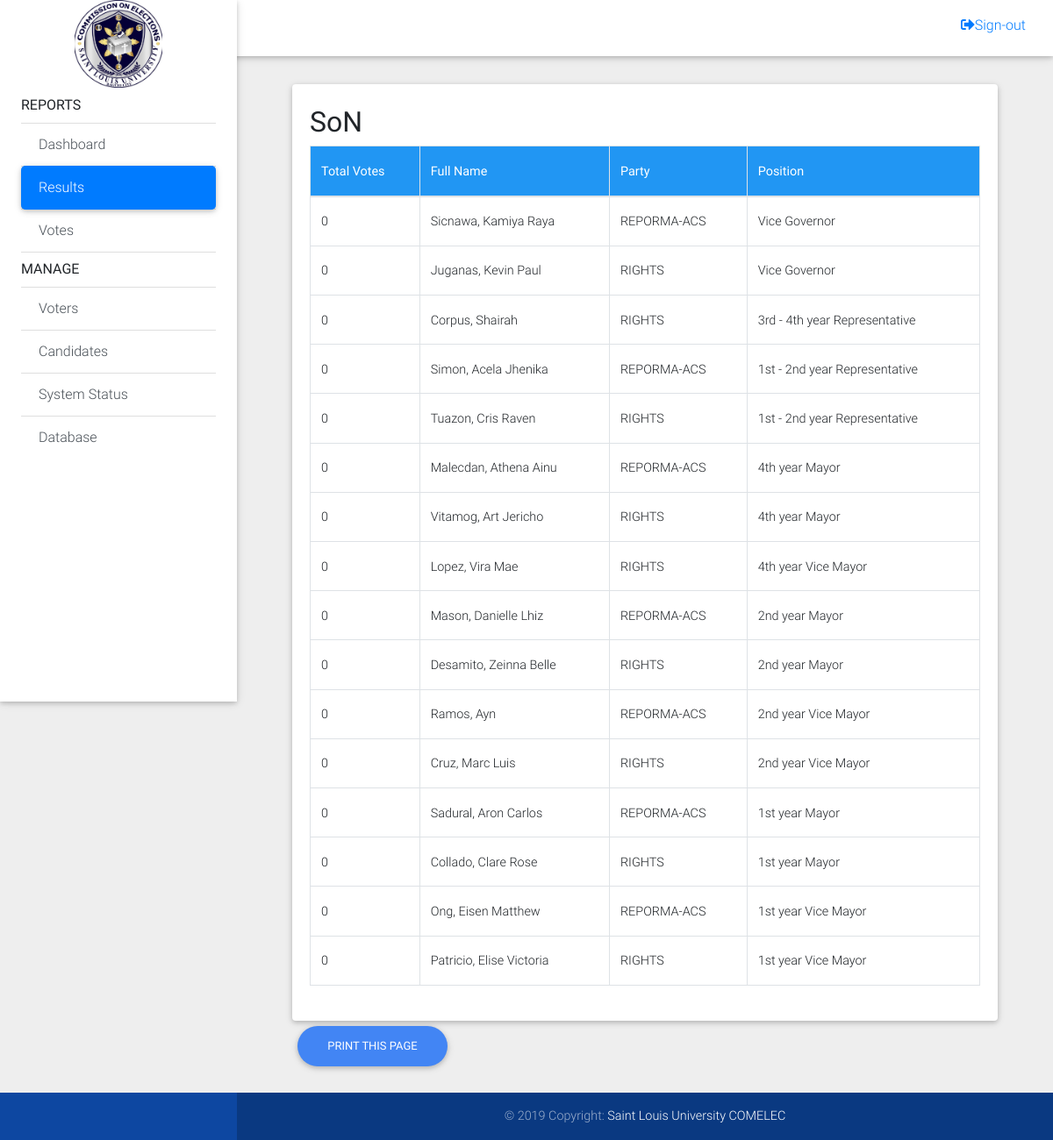
The page /comeleccommissioners/son.php (signed in) on the database its author committed.
### tables this page shows
CREATE TABLE IF NOT EXISTS `candidates` (
  `id` int(11) NOT NULL AUTO_INCREMENT,
  `position_id` int(11) NOT NULL,
  `firstname` varchar(30) NOT NULL,
  `lastname` varchar(30) NOT NULL,
  `photo` varchar(150) DEFAULT NULL,
  `party` varchar(200) NOT NULL,
  `nickname` varchar(200) NOT NULL,
  `school` varchar(200) NOT NULL,
  PRIMARY KEY (`id`)
);

CREATE TABLE IF NOT EXISTS `positions` (
  `id` int(11) NOT NULL AUTO_INCREMENT,
  `title` varchar(200) NOT NULL,
  `description` varchar(50) NOT NULL,
  `priority` int(11) NOT NULL,
  `department` varchar(200) NOT NULL,
  PRIMARY KEY (`id`)
);

### comeleccommissioners/son.php (the view, shortened to what this page needs)
<?php include 'includes/session.php'; ?>
<?php include 'includes/header.php'; ?>
<body class="grey lighten-3">
  <?php
  include 'includes/navbar.php'; ?>
  <main class="pt-5 mx-lg-5">
    <div class="container-fluid mt-5">
            <div class="row">
        <div class="col-md-12">
          <div class="card">
            <div class="card-body">
<h2 clas="text-center">SoN</h2>
<table class="table table-bordered table-hover" cellspacing="0" width="100%">
          <thead class="blue white-text">
            <tr>
              <th>Total Votes</th>
              <th>Full Name</th>
              <th>Party</th>
              <th>Position</th>
            </tr>
          </thead>
          <tbody>
            <?php
            $result3 = mysqli_query($conn, "SELECT * FROM positions join candidates on candidates.position_id = positions.id where department = 'SoN'");
            while ($row = mysqli_fetch_array($result3)) {
                $result4 = mysqli_query($conn, "SELECT count(votes.voters_id) from candidates join votes on candidates.id = votes.candidate_id where candidates.id = '".$row['id']."'");
                while ($row1 = mysqli_fetch_array($result4)) { ?>
            <tr>
              <td><?php echo $row1[0]; ?></td>
              <td><?php echo $row['lastname'];?><?php echo ", ";echo $row['firstname'];?></td>
              <td><?php echo $row['party'];?></td>
              <td><?php echo $row['title'];?></td>
            </tr>
            <?php   } } ?>
          </tbody>
        </table>
            </div>
          </div>
        </div>
      </div>
<button class="noprint btn btn-primary btn-rounded" onclick="myFunction()">Print this page</button>
    </div>
  </main>
<?php include 'includes/footer.php'; ?>
</body>
</html>

### comeleccommissioners/includes/header.php (style rules this page uses)
* { margin: 0; padding: 0; }
html, body { height: 100%; width: 100%; }
main { min-height: 100%; }

### rows shown on the page
candidates: row1 "0", lastname "Sicnawa", firstname "Kamiya Raya", party "REPORMA-ACS", position.title "Vice Governor"
candidates: row1 "0", lastname "Juganas", firstname "Kevin Paul", party "RIGHTS", position.title "Vice Governor"
candidates: row1 "0", lastname "Corpus", firstname "Shairah", party "RIGHTS", position.title "3rd - 4th year Representative"
candidates: row1 "0", lastname "Simon", firstname "Acela Jhenika", party "REPORMA-ACS", position.title "1st - 2nd year Representative"
candidates: row1 "0", lastname "Tuazon", firstname "Cris Raven", party "RIGHTS", position.title "1st - 2nd year Representative"
candidates: row1 "0", lastname "Malecdan", firstname "Athena Ainu", party "REPORMA-ACS", position.title "4th year Mayor"
candidates: row1 "0", lastname "Vitamog", firstname "Art Jericho", party "RIGHTS", position.title "4th year Mayor"
candidates: row1 "0", lastname "Lopez", firstname "Vira Mae", party "RIGHTS", position.title "4th year Vice Mayor"
candidates: row1 "0", lastname "Mason", firstname "Danielle Lhiz", party "REPORMA-ACS", position.title "2nd year Mayor"
candidates: row1 "0", lastname "Desamito", firstname "Zeinna Belle", party "RIGHTS", position.title "2nd year Mayor"
candidates: row1 "0", lastname "Ramos", firstname "Ayn", party "REPORMA-ACS", position.title "2nd year Vice Mayor"
candidates: row1 "0", lastname "Cruz", firstname "Marc Luis", party "RIGHTS", position.title "2nd year Vice Mayor"
candidates: row1 "0", lastname "Sadural", firstname "Aron Carlos", party "REPORMA-ACS", position.title "1st year Mayor"
candidates: row1 "0", lastname "Collado", firstname "Clare Rose", party "RIGHTS", position.title "1st year Mayor"
candidates: row1 "0", lastname "Ong", firstname "Eisen Matthew", party "REPORMA-ACS", position.title "1st year Vice Mayor"
candidates: row1 "0", lastname "Patricio", firstname "Elise Victoria", party "RIGHTS", position.title "1st year Vice Mayor"
